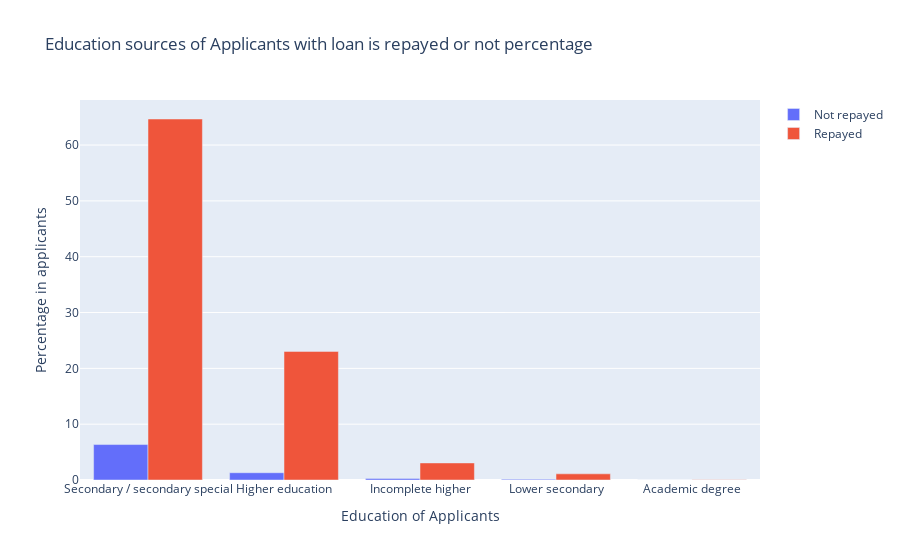

The notebook cell this image was saved under:
### Code cell
# Distribution of Education of Applicants in terms of loan is repayed or not

education_val = application['NAME_EDUCATION_TYPE'].value_counts()
education_val_y0 = []
education_val_y1 = []
for val in education_val.index:
    education_val_y1.append(np.sum(application['TARGET'][application['NAME_EDUCATION_TYPE']==val] == 1))
    education_val_y0.append(np.sum(application['TARGET'][application['NAME_EDUCATION_TYPE']==val] == 0))
data = [go.Bar(x = education_val.index, y = ((education_val_y1 / education_val.sum()) * 100), name='Not repayed' ),
        go.Bar(x = education_val.index, y = ((education_val_y0 / education_val.sum()) * 100), name='Repayed' )]
layout = go.Layout(
    title = "Education sources of Applicants with loan is repayed or not percentage",
    xaxis=dict(
        title='Education of Applicants',
       ),
    yaxis=dict(
        title='Percentage in applicants',
        )
)
fig = go.Figure(data = data, layout=layout) 
py.iplot(fig)

### Figure 1 — Plotly figure (JSON) as saved in the notebook; plotly's stock layout.template omitted (floating-point values rounded to 4 significant figures)
{"data": [{"name": "Not repayed", "type": "bar", "x": ["Secondary / secondary special", "Higher education", "Incomplete higher", "Lower secondary", "Academic degree"], "y": [6.349, 1.304, 0.2836, 0.1356, 0.0009756]}, {"name": "Repayed", "type": "bar", "x": ["Secondary / secondary special", "Higher education", "Incomplete higher", "Lower secondary", "Academic degree"], "y": [64.67, 23.04, 3.058, 1.105, 0.05236]}], "layout": {"title": {"text": "Education sources of Applicants with loan is repayed or not percentage"}, "xaxis": {"title": {"text": "Education of Applicants"}}, "yaxis": {"title": {"text": "Percentage in applicants"}}}}
